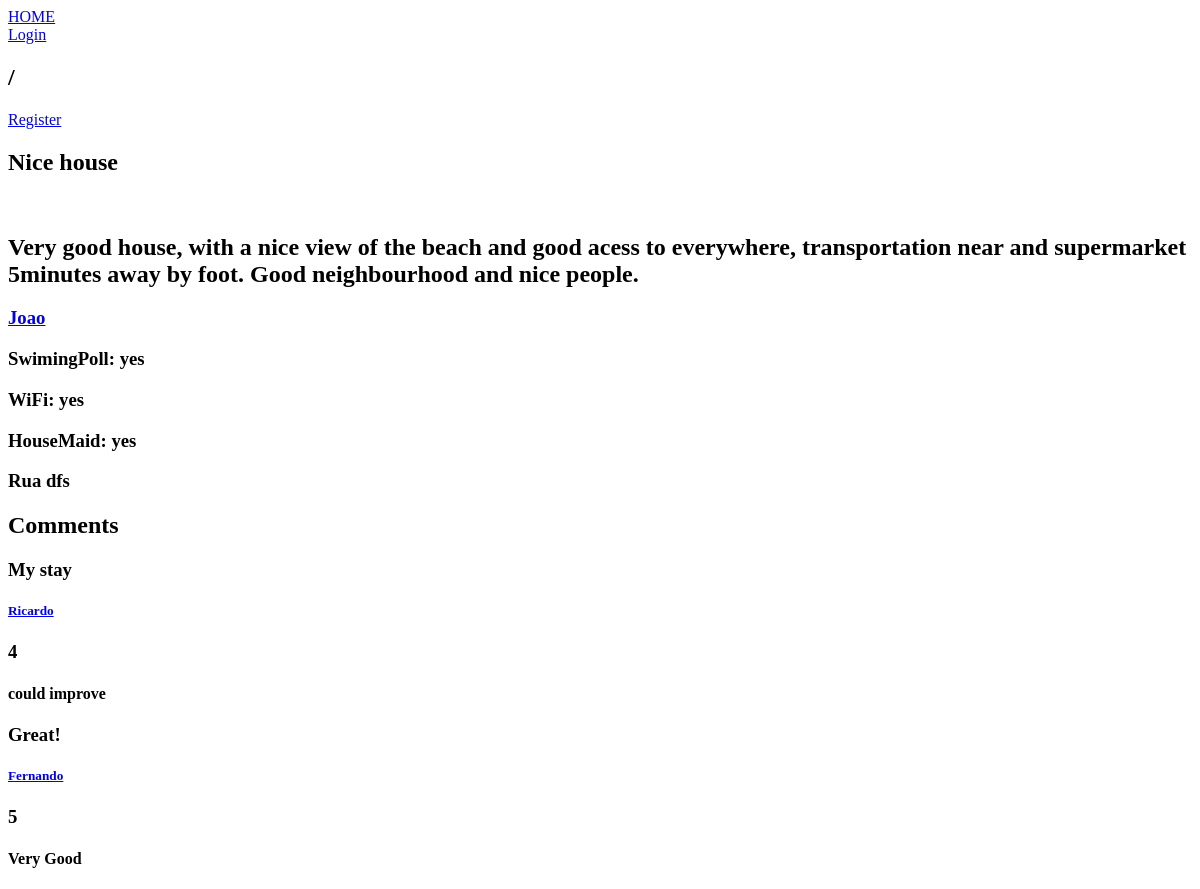
The app's page /pages/house.php?id=1, older data.
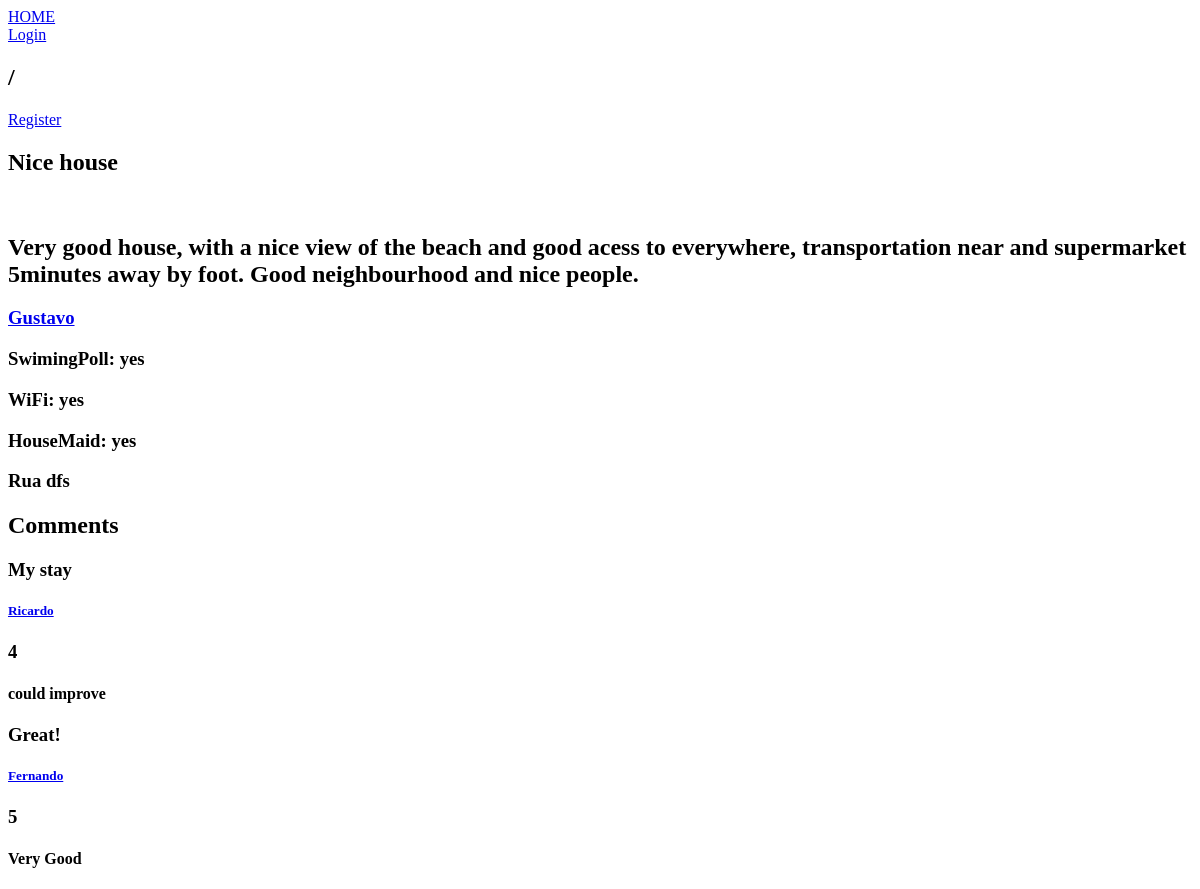
The same page, newer data.
### tables this page shows
CREATE TABLE Place(
    placeID integer PRIMARY KEY,
    title text NOT NULL,
    placeDescription text NOT NULL,
    placeAddress text NOT NULL,
    area real NOT NULL CHECK(area > 0),
    maxGuests INTEGER NOT NULL,
    swimmingPool INTEGER DEFAULT 0,
    wiFi INTEGER DEFAULT 0,
    houseMaid INTEGER DEFAULT 0,
    numberOfBedrooms INTEGER,
    placeOwner integer NOT NULL REFERENCES User
);

CREATE TABLE User(
    userID integer PRIMARY KEY,
    userName text NOT NULL,
    email text NOT NULL,
    passHash text NOT NULL,
    age date NOT NULL,
    phoneNumber text NOT NULL CHECK(length(phoneNumber) = 9)
);

CREATE TABLE Comment(
    commentID integer PRIMARY KEY,
    placeID integer NOT NULL REFERENCES Place,
    writer integer NOT NULL REFERENCES User,
    classification integer NOT NULL CHECK (classification >= 1 AND classification <= 5),
    title text NOT NULL,
    comment text NOT NULL
);

### actions/user_info.php (called while the page is built, shortened)
<?php
    function getUserInfo($userId){
        $db = Database::instance()->db();
        $stmt = $db->prepare('Select * from User
                              where User.userId = :userId
                                ');
        $stmt->bindParam(':userId', $userId);
        $stmt->execute();
        $user = $stmt->fetch();
        if($user !== false){
            return $user;
        }
        else{
            echo "PAGE NOT FOUND";
        }
    }
        ?>

### templates/comments.php (the view, shortened to what this page needs)
<?php
    include_once ('../actions/user_info.php');
    ?>
    <?php
    function drawComments($placeId){
        $comments = getComments($placeId);
        displayComments($comments);
    }
    function getComments($placeId){
        $db = Database::instance()->db();
        $stmt = $db->prepare('Select * from Comment where placeId = :placeId');
        $stmt->bindParam(':placeId' , $placeId);
        $stmt->execute();
        $comments = $stmt->fetchAll();
        return $comments;
    }
    function displayComments($comments){
        ?>
            <div id='Comments'>
            <h2>Comments </h2>
            <?php
        foreach($comments as $comment){
            $userName = getUserInfo($comment['writer'])['userName'];
        ?>
            <div id='Comment'>
                <h3> <?= $comment['title'] ?>  </h3>
                <a href="./user.php?id= <?= $comment['writer'] ?> ">
                    <h5> <?= $userName ?> </h5>
                </a>
                <h3> <?= $comment['classification'] ?>  </h3>
                <h4> <?= $comment['comment'] ?>  </h4>
            </div>
        <?php
        }
        ?>
            </div>
        <?php
    }
?>

### templates/header.php (shortened to what this page needs)
<?php
    function draw_header(){  ?>
        <!DOCTYPE html>
        <html>
            <head>
                <link href="../css/calendar.css" rel="stylesheet">
            </head>
            <body>
            <a href="../pages/homePage.php"> HOME </a>
            <?php
                if( isset($_SESSION['username']) ){
                    ?>
                        <div id = "login">
                            <a href="user.php"> <?=$_SESSION['username']?> </a>
                            <h2> | </h2>
                            <a href="../actions/logout.php"> Logout </a>
                        </div>
                    <?php
                }else{
                    ?>
                        <div id = "login">
                            <a href="login.php"> Login </a>
                            <h2> / </h2>
                            <a href="register.php"> Register </a>
                        </div>
                    <?php
                }
            ?>
  <?php }
        ?>

### actions/get_place_info.php (shortened to what this page needs)
<?php
function getPlace($place_id)
{
    $db = Database::instance()->db();
    $stmt = $db->prepare('Select * from Place
                            JOIN User
                            where user.userid = place.placeOwner
                            and placeid = :place_id');
    $stmt->bindParam(':place_id', $place_id);
    $stmt->execute();
    $place = $stmt->fetch();
    if ($place !== false) {
        return $place;
    } else
        return null;
}
function drawPlaceTitle($place)
{
    ?>
    <h2> <?= $place['title'] ?> </h2>
<?php
}
function drawPlaceDescription($place)
{
    ?>
    <h2> <?= $place['placeDescription'] ?> </h2>
<?php
}
function drawUser($place)
{
    ?>
    <a href="./user.php?id= <?= $place['placeOwner'] ?> ">
        <h3> <?= $place['userName'] ?> </h3>
    </a>
<?php
}
function drawPlaceAmenities($place)
{
    if ($place['swimmingPool'] == 1) {
    ?>
        <h3> SwimingPoll: yes </h3>
    <?php
    } else {
    ?>
        <h3> SwimingPoll: no </h3>
    <?php
    }
    if ($place['wiFi'] == 1) {
    ?>
        <h3> WiFi: yes </h3>
    <?php
    } else {
    ?>
        <h3> Wifi: no </h3>
    <?php
    }
    if ($place['houseMaid'] == 1) {
    ?>
        <h3> HouseMaid: yes </h3>
    <?php
    } else {
    ?>
        <h3> HouseMaid: no </h3>
    <?php
    }
    ?>
    <h3> <?= $place['placeAddress'] ?> </h1>
    <?php
}
            ?>

### pages/house.php (shortened to what this page needs)
<?php
    include_once ('../templates/header.php');
    include_once ('../templates/comments.php');
    include_once ('../actions/get_place_info.php');
    $placeId = -1;
    if(isset($_GET['id']))
        $placeId = $_GET['id'];
    draw_header();
    $place = getPlace($placeId);
    drawPlaceTitle($place);
    ?>
    <div>
    </div>
    <?php
        drawPlaceDescription($place);
        drawUser($place);
        drawPlaceAmenities($place);
        drawComments($placeId);
    ?>
    </body>
</html>

Row changes from the older to the newer data that the page shows:
changed through a linked row, place "Nice house": placeOwner.userName "Joao" → "Gustavo"
